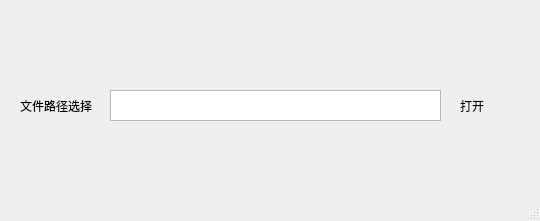
<?xml version="1.0" encoding="UTF-8"?>
<ui version="4.0">
 <class>SaveImage</class>
 <widget class="QMainWindow" name="SaveImage">
  <property name="geometry">
   <rect>
    <x>0</x>
    <y>0</y>
    <width>540</width>
    <height>221</height>
   </rect>
  </property>
  <property name="windowTitle">
   <string>MainWindow</string>
  </property>
  <widget class="QWidget" name="centralwidget">
   <widget class="QLabel" name="label">
    <property name="geometry">
     <rect>
      <x>20</x>
      <y>90</y>
      <width>81</width>
      <height>31</height>
     </rect>
    </property>
    <property name="text">
     <string>文件路径选择</string>
    </property>
   </widget>
   <widget class="QLabel" name="label_2">
    <property name="geometry">
     <rect>
      <x>460</x>
      <y>90</y>
      <width>61</width>
      <height>31</height>
     </rect>
    </property>
    <property name="text">
     <string>打开</string>
    </property>
   </widget>
   <widget class="QTextEdit" name="textEdit">
    <property name="geometry">
     <rect>
      <x>110</x>
      <y>90</y>
      <width>331</width>
      <height>31</height>
     </rect>
    </property>
   </widget>
  </widget>
  <widget class="QMenuBar" name="menubar">
   <property name="geometry">
    <rect>
     <x>0</x>
     <y>0</y>
     <width>540</width>
     <height>21</height>
    </rect>
   </property>
  </widget>
  <widget class="QStatusBar" name="statusbar"/>
 </widget>
 <resources/>
 <connections/>
</ui>
